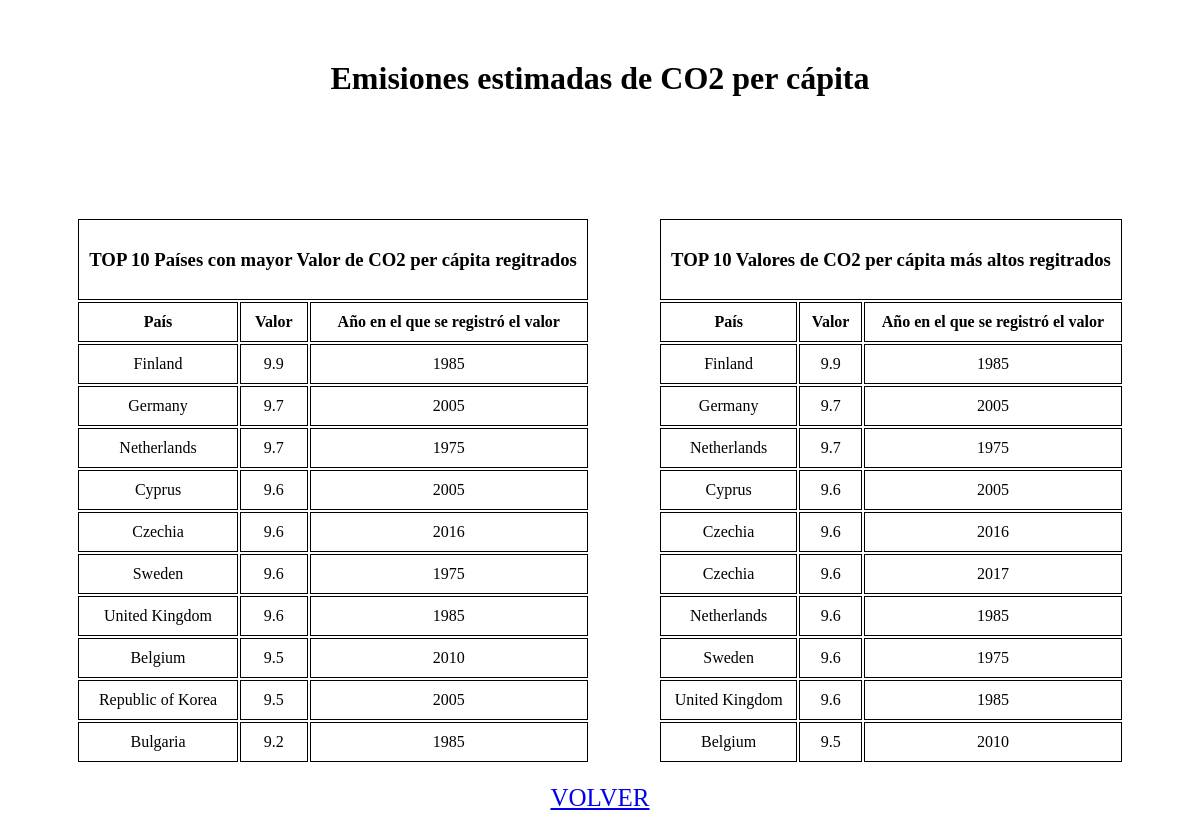
/listado, run on the app's committed database.
### tables this page shows
CREATE TABLE emissions(
   "country_id" VARCHAR(10) NOT NULL 
  ,"Country"    VARCHAR(26) NOT NULL
  ,"Year"       VARCHAR(4) NOT NULL
  ,"Series"     VARCHAR(52) NOT NULL
  ,"Value"      VARCHAR(7) NOT NULL
  ,"unit"       VARCHAR(4) NOT NULL
, ValueInt INT);

### app.py (the view)
@app.route('/listado')
def listaPerCapita():
  return render_template('perCapita.html', listaValores = generarListaPerCapita(), listaPaises = sacarRepetidos(generarListaPerCapita()))

### app.py (called while the page is built)
def generarListaPerCapita():
  lista = []
  conn = sqlite3.connect('co_emissions.db')
  q = f'''SELECT Country, Value, Year
          FROM emissions
          WHERE Series = 'pcap'
          ORDER BY Value DESC
       '''
  resu = conn.execute(q)
  for fila in resu:
    lista.append(fila)
  conn.close()
  return lista

def sacarRepetidos(lista):
  i = 1
  paises = []
  while i < 10:
    paises.append(lista[i-1][0])
    if lista[i][0] in paises:
      lista.pop(i)
    else:
      i += 1
  return lista

### templates/perCapita.html (shortened to what this page needs)
<!DOCTYPE html>
<html>
  <head>
  </head>
  <body>
    <header>
      <h1>Emisiones estimadas de CO2 per cápita</h1>
    </header>
    <article>
      <section class="tabla">
        <table>
          <th colspan="3"><h3>TOP 10 Países con mayor Valor de CO2 per cápita regitrados</h3></th>
          <tr>
            <th>País</th>
            <th>Valor</th>
            <th>Año en el que se registró el valor</th>
          </tr>
          <tr>
            <td>{{listaPaises[0][0]}}</td>
            <td>{{listaPaises[0][1]}}</td>
            <td>{{listaPaises[0][2]}}</td>
          </tr>
          <tr>
            <td>{{listaPaises[1][0]}}</td>
            <td>{{listaPaises[1][1]}}</td>
            <td>{{listaPaises[1][2]}}</td>
          </tr>
          <tr>
            <td>{{listaPaises[2][0]}}</td>
            <td>{{listaPaises[2][1]}}</td>
            <td>{{listaPaises[2][2]}}</td>
          </tr>
          <tr>
            <td>{{listaPaises[3][0]}}</td>
            <td>{{listaPaises[3][1]}}</td>
            <td>{{listaPaises[3][2]}}</td>
          </tr>
          <tr>
            <td>{{listaPaises[4][0]}}</td>
            <td>{{listaPaises[4][1]}}</td>
            <td>{{listaPaises[4][2]}}</td>
          </tr>
          <tr>
            <td>{{listaPaises[5][0]}}</td>
            <td>{{listaPaises[5][1]}}</td>
            <td>{{listaPaises[5][2]}}</td>
          </tr>
          <tr>
            <td>{{listaPaises[6][0]}}</td>
            <td>{{listaPaises[6][1]}}</td>
            <td>{{listaPaises[6][2]}}</td>
          </tr>
          <tr>
            <td>{{listaPaises[7][0]}}</td>
            <td>{{listaPaises[7][1]}}</td>
            <td>{{listaPaises[7][2]}}</td>
          </tr>
          <tr>
            <td>{{listaPaises[8][0]}}</td>
            <td>{{listaPaises[8][1]}}</td>
            <td>{{listaPaises[8][2]}}</td>
          </tr>
          <tr>
            <td>{{listaPaises[9][0]}}</td>
            <td>{{listaPaises[9][1]}}</td>
            <td>{{listaPaises[9][2]}}</td>
          </tr>
        </table>
        <table>
          <th colspan="3"><h3>TOP 10 Valores de CO2 per cápita más altos regitrados</h3></th>
          <tr>
            <th>País</th>
            <th>Valor</th>
            <th>Año en el que se registró el valor</th>
          </tr>
          <tr>
            <td>{{listaValores[0][0]}}</td>
            <td>{{listaValores[0][1]}}</td>
            <td>{{listaValores[0][2]}}</td>
          </tr>
          <tr>
            <td>{{listaValores[1][0]}}</td>
            <td>{{listaValores[1][1]}}</td>
            <td>{{listaValores[1][2]}}</td>
          </tr>
          <tr>
            <td>{{listaValores[2][0]}}</td>
            <td>{{listaValores[2][1]}}</td>
            <td>{{listaValores[2][2]}}</td>
          </tr>
          <tr>
            <td>{{listaValores[3][0]}}</td>
            <td>{{listaValores[3][1]}}</td>
            <td>{{listaValores[3][2]}}</td>
          </tr>
          <tr>
            <td>{{listaValores[4][0]}}</td>
            <td>{{listaValores[4][1]}}</td>
            <td>{{listaValores[4][2]}}</td>
          </tr>
          <tr>
            <td>{{listaValores[5][0]}}</td>
            <td>{{listaValores[5][1]}}</td>
            <td>{{listaValores[5][2]}}</td>
          </tr>
          <tr>
            <td>{{listaValores[6][0]}}</td>
            <td>{{listaValores[6][1]}}</td>
            <td>{{listaValores[6][2]}}</td>
          </tr>
          <tr>
            <td>{{listaValores[7][0]}}</td>
            <td>{{listaValores[7][1]}}</td>
            <td>{{listaValores[7][2]}}</td>
          </tr>
          <tr>
            <td>{{listaValores[8][0]}}</td>
            <td>{{listaValores[8][1]}}</td>
            <td>{{listaValores[8][2]}}</td>
          </tr>
          <tr>
            <td>{{listaValores[9][0]}}</td>
            <td>{{listaValores[9][1]}}</td>
            <td>{{listaValores[9][2]}}</td>
          </tr>
        </table>
      </section>
      <section class="volver">
        <a href="https://actividad-4-ejercicio-2-grupo-1.bono-ezequielez.repl.co/">VOLVER</a>
      </section>
    </article>
  </body>
</html>

### templates/perCapita.html (style rules this page uses)
header { text-align: center; margin-top: 60px; }
.tabla { display: flex; justify-content: space-evenly; margin-top: 120px; }
th, td { border: 1px solid black; text-align: center; padding: 10px; }
.volver { text-align: center; font-size: 25px; margin-top: 20px; }

### data on the page
emissions: Country "Finland", Value "9.9", Year "1985"
emissions: Country "Germany", Value "9.7", Year "2005"
emissions: Country "Netherlands", Value "9.7", Year "1975"
emissions: Country "Cyprus", Value "9.6", Year "2005"
emissions: Country "Czechia", Value "9.6", Year "2016"
emissions: Country "Sweden", Value "9.6", Year "1975"
emissions: Country "United Kingdom", Value "9.6", Year "1985"
emissions: Country "Belgium", Value "9.5", Year "2010"
emissions: Country "Republic of Korea", Value "9.5", Year "2005"
emissions: Country "Bulgaria", Value "9.2", Year "1985"
emissions: Country "Czechia", Value "9.6", Year "2017"
emissions: Country "Netherlands", Value "9.6", Year "1985"
